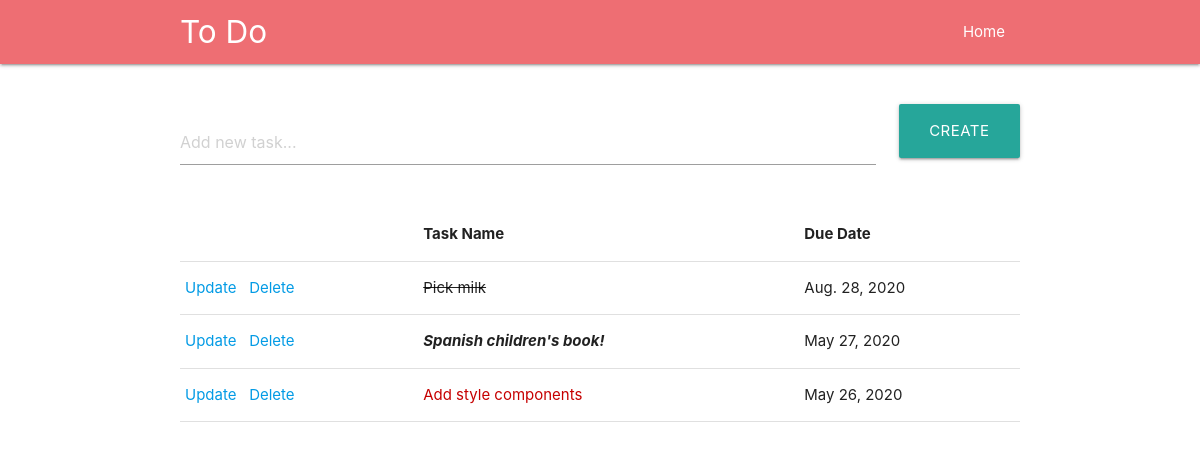
Before: / with the older database file.
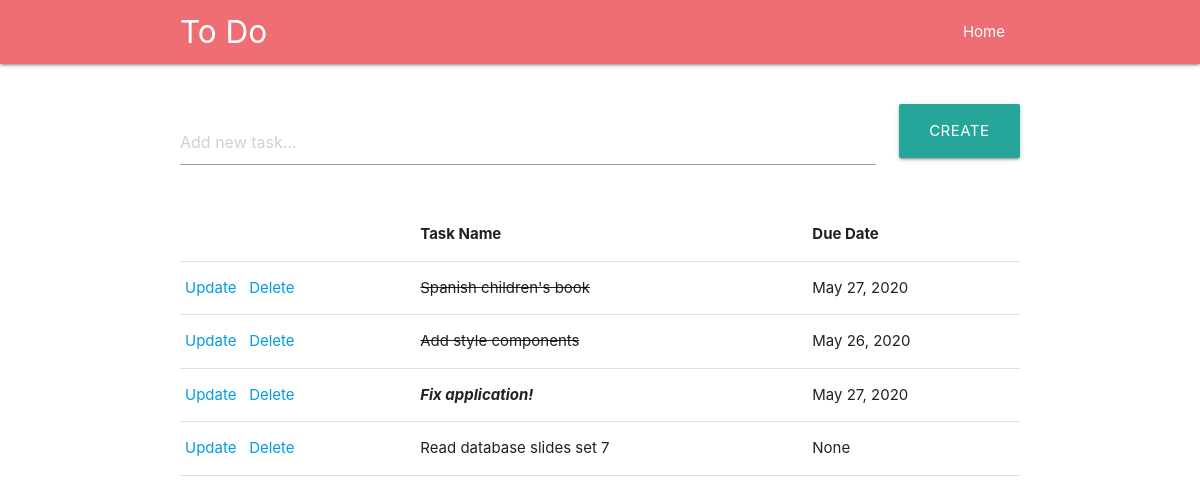
After: the same page with the newer database file.
### tasks/models.py (models this page shows)
class Task(models.Model):
    title = models.CharField(max_length=200)
    complete = models.BooleanField(default=False)
    created = models.DateTimeField(auto_now_add=True)
    due_date = models.DateField('due date', blank=True, null=True)
    def __str__(self):
        return self.title
    def in_the_past(self):
        if self.due_date is not None:
            return date.today() > self.due_date
        else:
            return False
    def urgent(self):
        if self.due_date is not None:
            remaining = self.due_date - date.today()
            return remaining <= timedelta(days=1)
        else:
            return False

### tasks/views.py (the view)
# urls.py: path('', views.index, name="list"),
def index(request):
    tasks = Task.objects.all()
    form = Taskform()
    if request.method == "POST":
        form = Taskform(request.POST)
        if form.is_valid():
            form.save()
        return redirect('/')
    context = {'tasks': tasks, 'form': form}
    return render(request, 'tasks/list.html', context)

### tasks/forms.py
class Taskform(ModelForm):
    title = forms.CharField(widget=forms.TextInput(attrs={
        'placeholder': 'Add new task...'
    }))
    due_date = forms.DateField(required=False, widget=forms.DateInput(attrs={'class': 'datepicker'}))
    class Meta:
        model = Task
        fields = {
            'title': Task.title,
            'due_date': Task.due_date,
            'complete': Task.complete
            }

### tasks/templates/tasks/list.html (shortened to what this page needs)
{%  extends 'base.html' %}
{% block content %}
    <div class="container">
        <form class="col s12" method="POST" action="">
            <div class="row">
                <div class="input-field col s10">
                    {{ form.title }}
                </div>
                <div class="col s2">
                    <button class="btn-large waves-effect waves-light" type="submit" name="action">Create
                    </button>
                </div>
            </div>
        </form>
        <table class="highlight">
            <thead>
                <tr>
                    <th> </th>
                    <th>Task Name</th>
                    <th>Due Date</th>
                </tr>
            </thead>
            <tbody>
            {% for task in tasks %}
                <tr>
                    <td>
                        <a href="{% url 'update_task' task.id%}">Update</a>
                        <a href="{% url 'delete' task.id %}">Delete</a>
                    </td>
                    <td>
                    {% if task.complete == True %}
                        <span style="text-decoration: line-through;">{{ task }}</span>
                    {% elif task.in_the_past %}
                        <span style="color:#c60000">{{ task }}</span>
                    {% elif task.urgent %}
                        <span style="font-style:italic; font-weight:bold">{{ task }}!</span>
                    {% else %}
                        <span>{{ task }}</span>
                    {% endif %}
                    </td>
                    <td>
                        {{ task.due_date }}
                    </td>
                </tr>
            {% endfor %}
            </tbody>
        </table>
    </div>
{% endblock %}

### tasks/templates/base.html (shortened to what this page needs)
<!DOCTYPE html>
<html>
<head>
    <link rel="stylesheet" href="https://cdnjs.cloudflare.com/ajax/libs/materialize/1.0.0/css/materialize.min.css">
</head>
<body>
<nav>
    <div class="container nav-wrapper">
        <a href="/" class="brand-logo">To Do</a>
        <ul id="nave-mobile" class="right">
            <li><a href="/">Home</a></li>
        </ul>
    </div>
</nav>
{% block content %}
{% endblock %}
</body>
</html>

Changed rows visible on the page:
removed Task: title "Pick milk", due_date "Aug. 28, 2020"
changed Task "Spanish children's book": complete False → True (drawn)
changed Task "Add style components": complete False → True (drawn)
added Task: title "Fix application", due_date "May 27, 2020"
added Task: title "Read database slides set 7", due_date "None"
